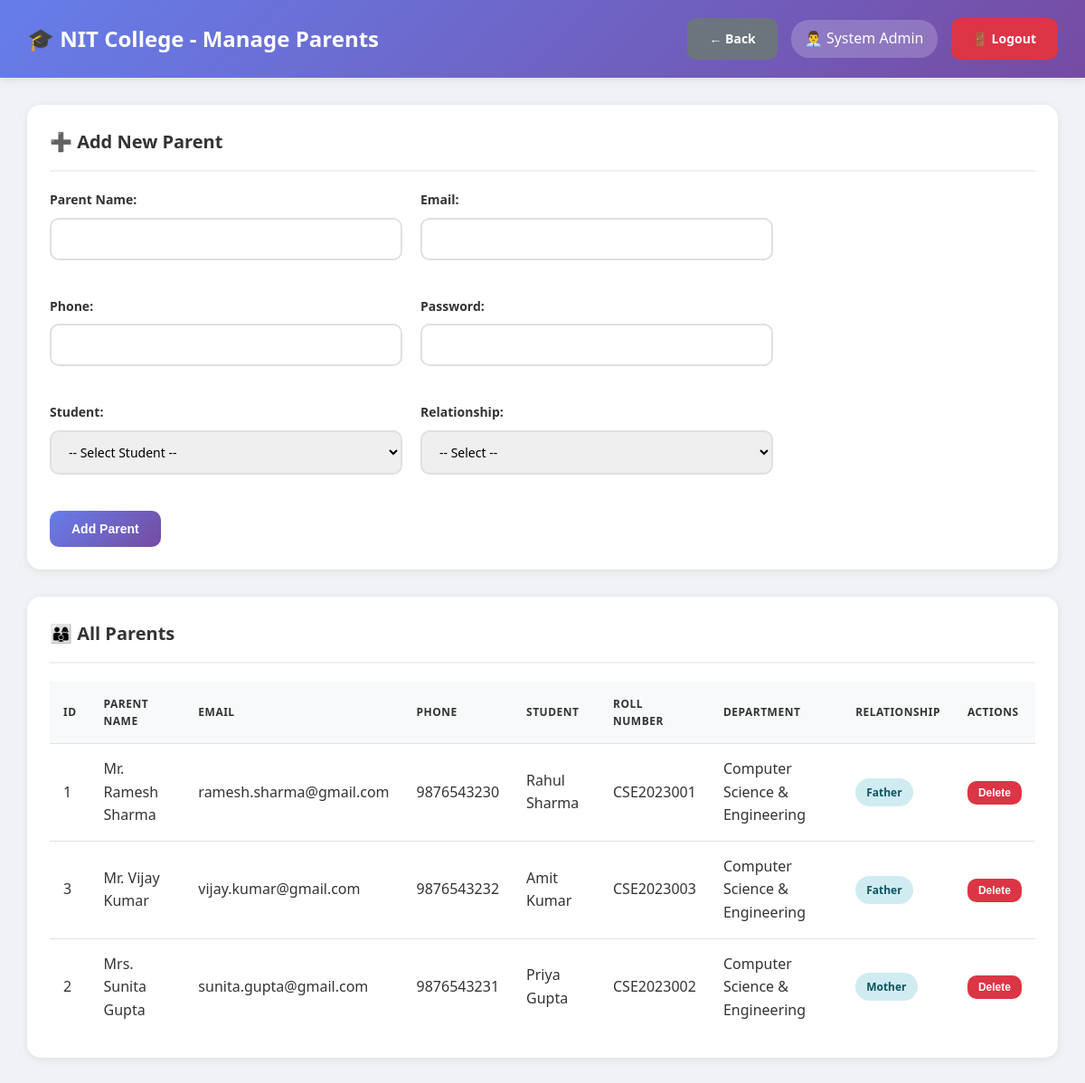
/nit_atttendance_system/admin/manage_parents.php (signed in), run on the app's committed database.
### tables this page shows
CREATE TABLE users (
    id INT AUTO_INCREMENT PRIMARY KEY,
    username VARCHAR(50) UNIQUE NOT NULL,
    password VARCHAR(255) NOT NULL,
    full_name VARCHAR(100) NOT NULL,
    email VARCHAR(100) UNIQUE NOT NULL,
    phone VARCHAR(15),
    role ENUM('admin', 'hod', 'teacher') NOT NULL,
    department_id INT DEFAULT NULL,
    is_active TINYINT(1) DEFAULT 1,
    created_at TIMESTAMP DEFAULT CURRENT_TIMESTAMP,
    FOREIGN KEY (department_id) REFERENCES departments(id) ON DELETE SET NULL
);

CREATE TABLE parents (
    id INT AUTO_INCREMENT PRIMARY KEY,
    parent_name VARCHAR(100) NOT NULL,
    email VARCHAR(100) UNIQUE NOT NULL,
    phone VARCHAR(15) NOT NULL,
    password VARCHAR(255) NOT NULL,
    student_id INT NOT NULL,
    relationship ENUM('father', 'mother', 'guardian') NOT NULL,
    created_at TIMESTAMP DEFAULT CURRENT_TIMESTAMP,
    FOREIGN KEY (student_id) REFERENCES students(id) ON DELETE CASCADE
);

CREATE TABLE students (
    id INT AUTO_INCREMENT PRIMARY KEY,
    roll_number VARCHAR(50) UNIQUE NOT NULL,
    full_name VARCHAR(100) NOT NULL,
    email VARCHAR(100) UNIQUE NOT NULL,
    phone VARCHAR(15),
    password VARCHAR(255) NOT NULL,
    department_id INT NOT NULL,
    class_id INT NOT NULL,
    year INT NOT NULL,
    semester INT NOT NULL,
    admission_year VARCHAR(10),
    is_active TINYINT(1) DEFAULT 1,
    created_at TIMESTAMP DEFAULT CURRENT_TIMESTAMP,
    FOREIGN KEY (department_id) REFERENCES departments(id) ON DELETE CASCADE,
    FOREIGN KEY (class_id) REFERENCES classes(id) ON DELETE CASCADE
);

CREATE TABLE departments (
    id INT AUTO_INCREMENT PRIMARY KEY,
    dept_name VARCHAR(100) NOT NULL,
    dept_code VARCHAR(20) UNIQUE NOT NULL,
    hod_id INT DEFAULT NULL,
    created_at TIMESTAMP DEFAULT CURRENT_TIMESTAMP
);

### nit_atttendance_system/db.php (called while the page is built, shortened)
<?php
$conn = new mysqli(DB_HOST, DB_USER, DB_PASS, DB_NAME);
$conn->set_charset("utf8mb4");
$conn->query("SET time_zone = '+05:30'");
function isLoggedIn() {
    return isset($_SESSION['user_id']) && isset($_SESSION['role']);
}
function getCurrentUser() {
    global $conn;
    $user_id = $_SESSION['user_id'];
    $role = $_SESSION['role'];
    if ($role === 'student') {
        $query = "SELECT * FROM students WHERE id = ?";
    } elseif ($role === 'parent') {
        $query = "SELECT * FROM parents WHERE id = ?";
    } else {
        $query = "SELECT * FROM users WHERE id = ?";
    }
    $stmt = $conn->prepare($query);
    $stmt->bind_param("i", $user_id);
    $stmt->execute();
    $result = $stmt->get_result();
    return $result->fetch_assoc();
}
?>

### nit_atttendance_system/admin/manage_parents.php (the view, shortened to what this page needs)
<?php
require_once '../db.php';
$user = getCurrentUser();
$parents_query = "SELECT p.*, s.roll_number, s.full_name as student_name, d.dept_name
                  FROM parents p
                  JOIN students s ON p.student_id = s.id
                  LEFT JOIN departments d ON s.department_id = d.id
                  ORDER BY p.parent_name";
$parents = $conn->query($parents_query);
?>
<!DOCTYPE html>
<html lang="en">
<head>
    <link rel="stylesheet" href="../assets/style.css">
</head>
<body class="dashboard-container">
    <nav class="navbar">
        <div>
            <h1>🎓 NIT College - Manage Parents</h1>
        </div>
        <div class="user-info">
            <a href="index.php" class="btn btn-secondary">← Back</a>
            <span>👨‍💼 <?php echo htmlspecialchars($user['full_name']); ?></span>
            <a href="../logout.php" class="btn btn-danger">🚪 Logout</a>
        </div>
    </nav>
    <div class="main-content">
        <div class="table-container" style="margin-bottom: 30px;">
            <h3>➕ Add New Parent</h3>
            <form method="POST" style="max-width: 800px; display: grid; grid-template-columns: 1fr 1fr; gap: 20px;">
                <div class="form-group">
                    <label>Parent Name:</label>
                    <input type="text" name="parent_name" required>
                </div>
                <div class="form-group">
                    <label>Email:</label>
                    <input type="email" name="email" required>
                </div>
                <div class="form-group">
                    <label>Phone:</label>
                    <input type="text" name="phone" required>
                </div>
                <div class="form-group">
                    <label>Password:</label>
                    <input type="password" name="password" required>
                </div>
                <div class="form-group">
                    <label>Student:</label>
                    <select name="student_id" required>
                        <option value="">-- Select Student --</option>
                    </select>
                </div>
                <div class="form-group">
                    <label>Relationship:</label>
                    <select name="relationship" required>
                        <option value="">-- Select --</option>
                    </select>
                </div>
                <div style="grid-column: 1 / -1;">
                    <button type="submit" name="add_parent" class="btn btn-primary">Add Parent</button>
                </div>
            </form>
        </div>
        <div class="table-container">
            <h3>👨‍👩‍👦 All Parents</h3>
            <table>
                <thead>
                    <tr>
                        <th>ID</th>
                        <th>Parent Name</th>
                        <th>Email</th>
                        <th>Phone</th>
                        <th>Student</th>
                        <th>Roll Number</th>
                        <th>Department</th>
                        <th>Relationship</th>
                        <th>Actions</th>
                    </tr>
                </thead>
                <tbody>
                    <?php while ($parent = $parents->fetch_assoc()): ?>
                    <tr>
                        <td><?php echo $parent['id']; ?></td>
                        <td><?php echo htmlspecialchars($parent['parent_name']); ?></td>
                        <td><?php echo htmlspecialchars($parent['email']); ?></td>
                        <td><?php echo htmlspecialchars($parent['phone']); ?></td>
                        <td><?php echo htmlspecialchars($parent['student_name']); ?></td>
                        <td><?php echo htmlspecialchars($parent['roll_number']); ?></td>
                        <td><?php echo htmlspecialchars($parent['dept_name']); ?></td>
                        <td><span class="badge badge-info"><?php echo ucfirst($parent['relationship']); ?></span></td>
                        <td>
                            <form method="POST" style="display:inline;" onsubmit="return confirm('Delete this parent?');">
                                <button type="submit" name="delete_parent" class="btn btn-danger btn-sm">Delete</button>
                            </form>
                        </td>
                    </tr>
                    <?php endwhile; ?>
                </tbody>
            </table>
        </div>
    </div>
</body>
</html>

### nit_atttendance_system/assets/style.css (style rules this page uses)
* { margin: 0; padding: 0; box-sizing: border-box; }
body { font-family: 'Segoe UI', Tahoma, Geneva, Verdana, sans-serif; background: #f0f2f5; color: #333; line-height: 1.6; }
.form-group { margin-bottom: 20px; }
.form-group label { display: block; margin-bottom: 8px; color: #333; font-weight: 600; font-size: 14px; }
.form-group input, .form-group select, .form-group textarea { width: 100%; padding: 12px 15px; border: 2px solid #e0e0e0; border-radius: 10px; font-size: 14px; transition: all 0.3s ease; font-family: inherit; }
.btn { padding: 12px 24px; border: none; border-radius: 10px; font-size: 14px; font-weight: 600; cursor: pointer; transition: all 0.3s ease; text-decoration: none; display: inline-block; text-align: center; }
.btn-primary { background: linear-gradient(135deg, #667eea 0%, #764ba2 100%); color: white; }
.btn-danger { background: #dc3545; color: white; }
.btn-secondary { background: #6c757d; color: white; }
.btn-sm { padding: 6px 12px; font-size: 12px; }
.dashboard-container { background: #f0f2f5; min-height: 100vh; }
.navbar { background: linear-gradient(135deg, #667eea 0%, #764ba2 100%); color: white; padding: 20px 30px; display: flex; justify-content: space-between; align-items: center; box-shadow: 0 2px 10px rgba(0, 0, 0, 0.1); position: sticky; top: 0; z-index: 100; }
.navbar h1 { font-size: 24px; font-weight: 600; }
.navbar .user-info { display: flex; align-items: center; gap: 15px; }
.navbar .user-info span { background: rgba(255, 255, 255, 0.2); padding: 8px 15px; border-radius: 20px; }
.main-content { padding: 30px; max-width: 1400px; margin: 0 auto; }
.main-content h3 { margin-bottom: 20px; color: #333; font-size: 20px; }
.table-container { background: white; border-radius: 15px; padding: 25px; box-shadow: 0 2px 10px rgba(0, 0, 0, 0.08); overflow-x: auto; margin-bottom: 30px; }
.table-container h3 { margin-bottom: 20px; color: #333; font-size: 20px; padding-bottom: 15px; border-bottom: 2px solid #f0f0f0; }
table { width: 100%; border-collapse: collapse; }
table thead { background: #f8f9fa; }
table th, table td { padding: 15px; text-align: left; border-bottom: 1px solid #e0e0e0; }
table th { font-weight: 600; color: #333; text-transform: uppercase; font-size: 12px; letter-spacing: 0.5px; }
table tr:last-child td { border-bottom: none; }
.badge { padding: 6px 12px; border-radius: 20px; font-size: 12px; font-weight: 600; display: inline-block; }
.badge-info { background: #d1ecf1; color: #0c5460; }

### data on the page
users: full_name "System Admin"
parents: id "1", parent_name "Mr. Ramesh Sharma", email "ramesh.sharma@gmail.com", phone "9876543230", student.full_name "Rahul Sharma", student.roll_number "CSE2023001", departments.dept_name "Computer Science & Engineering", relationship "Father"
parents: id "3", parent_name "Mr. Vijay Kumar", email "vijay.kumar@gmail.com", phone "9876543232", student.full_name "Amit Kumar", student.roll_number "CSE2023003", departments.dept_name "Computer Science & Engineering", relationship "Father"
parents: id "2", parent_name "Mrs. Sunita Gupta", email "sunita.gupta@gmail.com", phone "9876543231", student.full_name "Priya Gupta", student.roll_number "CSE2023002", departments.dept_name "Computer Science & Engineering", relationship "Mother"
